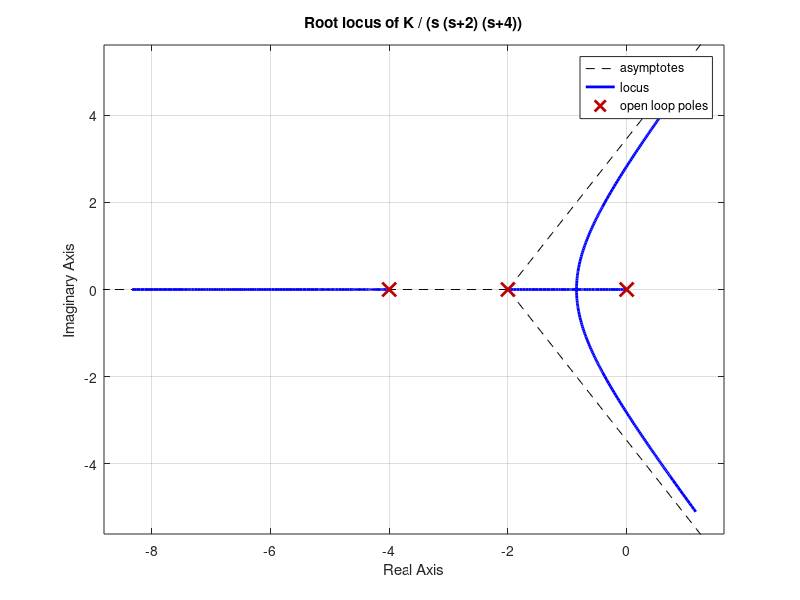

MATLAB code to generate this figure:
% Define transfer function G(s) = 1 / (s (s + 2) (s + 4))
s = tf('s');
G = 1 / (s * (s + 2) * (s + 4));

% Root locus of K G(s)
figure;
rlocus(G);
title('Root locus of K / (s (s+2) (s+4))');

% Analytical critical gain from Routh
Kcrit = 48;

% Closed-loop transfer function for Kcrit
K = Kcrit;
Tcrit = feedback(K * G, 1);
poles_crit = pole(Tcrit)

% Check that poles lie on imaginary axis
damp(Tcrit)

% In Simulink:
% - Create a plant block implementing 1 / (s (s+2) (s+4)).
% - Connect a Gain block K, and a unity feedback loop.
% - Use a mask parameter for K and vary it up to Kcrit to observe transition
%   from overdamped to sustained oscillations at K = Kcrit.
